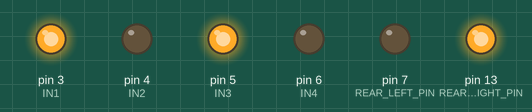
This sketch was run on a simulated Arduino Uno, built with avr-gcc and run on an emulated ATmega328P. Parts: output pins drawn as LEDs (lit = HIGH). What the sketch prints to the serial monitor is not drawn.

Above: at 0.1 s.
Timing chart, 0 to 1.6 s (numbered marks = the images above):
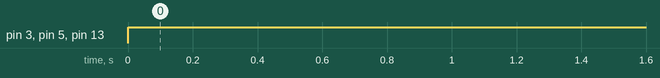

Measured:
- by itself, pin 3 (IN1), pin 5 (IN3), pin 13 (REAR_RIGHT_PIN): LOW → HIGH at 0.00 s

The sketch:

moving_forward.ino
```cpp
#include <IRremote.h>

const int RECV_PIN = 8;
const int FRONT_LEFT_PIN = 4;
const int FRONT_RIGHT_PIN = 2;
const int REAR_RIGHT_PIN = 13;
const int REAR_LEFT_PIN = 7;


#define IN1 3
#define IN2 4
#define IN3 5
#define IN4 6


IRrecv irrecv(RECV_PIN);
decode_results results;

void setup() {
  Serial.begin(9600);
  irrecv.enableIRIn();
  irrecv.blink13(true);
  Serial.println("Hello!");

  pinMode(REAR_RIGHT_PIN, OUTPUT);
  //pinMode(2, OUTPUT);
  //pinMode(4, OUTPUT);
  pinMode(REAR_LEFT_PIN, OUTPUT);


  pinMode(IN1, OUTPUT);
  pinMode(IN2, OUTPUT);
  pinMode(IN3, OUTPUT);
  pinMode(IN4, OUTPUT);
}

bool  moveAll = true;

void startAll()
{
  while (moveAll)
  {
    digitalWrite(13, HIGH);
    digitalWrite(2, HIGH);
    digitalWrite(4, HIGH);
    digitalWrite(7, HIGH);
    digitalWrite(4, LOW);
    digitalWrite(7, LOW);
    digitalWrite(4, HIGH);
    digitalWrite(7, HIGH);
  }
  stopAll();
}

void stopAll()
{
  digitalWrite(13, LOW);
  digitalWrite(2, LOW);
  digitalWrite(4, LOW);
  digitalWrite(7, LOW);
}


void loop() {

  digitalWrite(IN1, HIGH);
  digitalWrite(IN2, LOW);
  digitalWrite(IN3, HIGH);
  digitalWrite(IN4, LOW);

  digitalWrite(REAR_RIGHT_PIN, HIGH);
  //digitalWrite(REAR_LEFT_PIN, HIGH);


  /*if (irrecv.decode()){

           switch (irrecv.results.value)
           {
              case 0xFF30CF:
                  Serial.println("1");
                  break;
              case 0xFF18E7:
                  Serial.println("2");
                  break;
              case 0xFF7A85:
                  Serial.println("3");
                  break;
              case 0xFF10EF:
                  Serial.println("4");
                  break;
              case 0xFF38C7:
                  Serial.println("5");
                  break;
              case 0xFF5AA5:
                  Serial.println("6");
                  break;
              case 0xFF42BD:
                  Serial.println("7");
                  break;
              case 0xFF4AB5:
                  Serial.println("8");
                  break;
              case 0xFF52AD:
                  Serial.println("9");
                  break;
              case 0xFFA25D:
                  Serial.println("CH-");
                  break;
              case 0xFF629D:
                  Serial.println("CH");
                  break;
              case 0xFFE21D:
                  Serial.println("CH+");
                  break;
              case 0xFF22DD:
                  Serial.println("|<<");
                  break;
              case 0xFF02FD:
                  Serial.println(">>|");
                  break;
              case 0xFFC23D:
                  Serial.println(">||");
                  break;
              case 0xFFE01F:
                  Serial.println("-");
                  moveAll = false;
                  break;
              case 0xFFA857:
                  Serial.println("+");
                  moveAll = true;
                  startAll();
                  break;
              case 0xFF906F:
                  Serial.println("EQ");
                  break;
              case 0xFF6897:
                  Serial.println("0");
                  break;
              case 0xFF9867:
                  Serial.println("100+");
                  break;
              case 0xFFB04F:
                  Serial.println("200+");
                  break;
              default:
                  Serial.println( irrecv.results.value, HEX);
                  break;
           }
        irrecv.resume();
    }
    else
    {
      delay(1000);
    }*/
}
```
